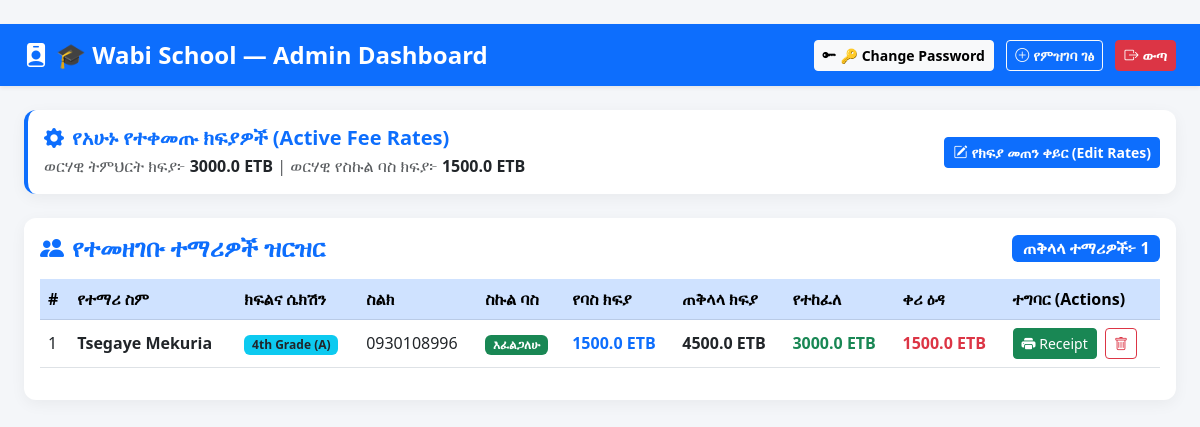
The page /admin (signed in) on the database its author committed.
### app.py (models this page shows)
class FeeSetting(db.Model):
    id = db.Column(db.Integer, primary_key=True)
    tuition_fee = db.Column(db.Float, default=3000.0)
    bus_fee = db.Column(db.Float, default=1500.0)

class Student(db.Model):
    id = db.Column(db.Integer, primary_key=True)
    full_name = db.Column(db.String(100), nullable=False)
    grade = db.Column(db.String(20), nullable=False)
    section = db.Column(db.String(10), default='A')
    phone = db.Column(db.String(20), nullable=True)
    bus_service = db.Column(db.String(50), default='አልፈልግም (No Bus)')
    bus_fee = db.Column(db.Float, default=0.0)
    tuition_fee = db.Column(db.Float, default=0.0)
    total_expected = db.Column(db.Float, default=0.0)
    amount_paid = db.Column(db.Float, default=0.0)
    balance_due = db.Column(db.Float, default=0.0)
    address = db.Column(db.String(200), nullable=True)
    payment_method = db.Column(db.String(50), nullable=True)
    ft_approval_no = db.Column(db.String(100), nullable=True)
    payment_type = db.Column(db.String(50), nullable=True)
    status = db.Column(db.String(20), default='Pending')
    date_registered = db.Column(db.String(50), default=lambda: datetime.now().strftime("%Y-%m-%d %H:%M:%S"))

### app.py (the view)
@app.route('/admin')
def admin_dashboard():
    if 'user_id' not in session:
        return redirect(url_for('login'))
    tuition, bus = get_fees()
    students = Student.query.order_by(Student.id.desc()).all()
    return render_template('admin.html', students=students, tuition_fee=tuition, bus_fee=bus)

### app.py (called while the page is built)
def get_fees():
    setting = db.session.get(FeeSetting, 1)
    if setting:
        return setting.tuition_fee, setting.bus_fee
    return 3000.0, 1500.0

### templates/admin.html (shortened to what this page needs)
<!DOCTYPE html>
<html lang="am">
<head>
  <link href="https://cdn.jsdelivr.net/npm/bootstrap@5.3.0/dist/css/bootstrap.min.css" rel="stylesheet">
  <link rel="stylesheet" href="https://cdn.jsdelivr.net/npm/bootstrap-icons@1.10.5/font/bootstrap-icons.css">
</head>
<body class="py-4">
  <nav class="navbar navbar-dark bg-primary mb-4 shadow-sm">
    <div class="container-fluid px-4">
      <span class="navbar-brand fw-bold fs-4"><i class="bi bi-person-badge-fill me-2"></i>🎓 Wabi School — Admin Dashboard</span>
      <div>
        <button class="btn btn-light btn-sm fw-bold me-2" data-bs-toggle="modal" data-bs-target="#changePwModal">
          <i class="bi bi-key-fill me-1"></i>🔑 Change Password
        </button>
        <a href="/" class="btn btn-outline-light btn-sm fw-bold me-2"><i class="bi bi-plus-circle me-1"></i>የምዝገባ ገፅ</a>
        <a href="/logout" class="btn btn-danger btn-sm fw-bold"><i class="bi bi-box-arrow-right me-1"></i>ውጣ</a>
      </div>
    </div>
  </nav>
  <div class="container-fluid px-4">
    <div class="row mb-4">
      <div class="col-md-12">
        <div class="card card-custom p-3 border-start border-primary border-4">
          <div class="d-flex justify-content-between align-items-center">
            <div>
              <h5 class="fw-bold text-primary mb-1"><i class="bi bi-gear-fill me-2"></i>የአሁኑ የተቀመጡ ክፍያዎች (Active Fee Rates)</h5>
              <p class="mb-0 text-muted">
                ወርሃዊ ትምህርት ክፍያ፦ <strong class="text-dark">{{ tuition_fee }} ETB</strong> |
                ወርሃዊ የስኩል ባስ ክፍያ፦ <strong class="text-dark">{{ bus_fee }} ETB</strong>
              </p>
            </div>
            <button class="btn btn-primary btn-sm fw-bold" data-bs-toggle="modal" data-bs-target="#editFeeModal">
              <i class="bi bi-pencil-square me-1"></i>የክፍያ መጠን ቀይር (Edit Rates)
            </button>
          </div>
        </div>
      </div>
    </div>
    <div class="card card-custom p-3">
      <div class="d-flex justify-content-between align-items-center mb-3">
        <h4 class="fw-bold text-primary mb-0"><i class="bi bi-people-fill me-2"></i>የተመዘገቡ ተማሪዎች ዝርዝር</h4>
        <span class="badge bg-primary fs-6">ጠቅላላ ተማሪዎች፦ {{ students|length }}</span>
      </div>
      <div class="table-responsive">
        <table class="table table-hover align-middle">
          <thead class="table-primary">
            <tr>
              <th>#</th>
              <th>የተማሪ ስም</th>
              <th>ክፍልና ሴክሽን</th>
              <th>ስልክ</th>
              <th>ስኩል ባስ</th>
              <th>የባስ ክፍያ</th>
              <th>ጠቅላላ ክፍያ</th>
              <th>የተከፈለ</th>
              <th>ቀሪ ዕዳ</th>
              <th>ተግባር (Actions)</th>
            </tr>
          </thead>
          <tbody>
            {% for student in students %}
            <tr>
              <td>{{ student.id }}</td>
              <td class="fw-bold">{{ student.full_name }}</td>
              <td><span class="badge bg-info text-dark">{{ student.grade }} ({{ student.section }})</span></td>
              <td>{{ student.phone }}</td>
              <td>
                {% if 'እፈልጋለሁ' in student.bus_service %}
                  <span class="badge bg-success">እፈልጋለሁ</span>
                {% else %}
                  <span class="badge bg-secondary">አልፈልግም</span>
                {% endif %}
              </td>
              <td class="fw-bold text-primary">{{ student.bus_fee }} ETB</td>
              <td class="fw-bold text-dark">{{ student.total_expected }} ETB</td>
              <td class="fw-bold text-success">{{ student.amount_paid }} ETB</td>
              <td class="fw-bold text-danger">{{ student.balance_due }} ETB</td>
              <td>
                <a href="/receipt/{{ student.id }}" target="_blank" class="btn btn-sm btn-success me-1" title="ደረሰኝ አትም">
                  <i class="bi bi-printer-fill"></i> Receipt
                </a>
                <a href="/delete_student/{{ student.id }}" class="btn btn-sm btn-outline-danger" onclick="return confirm('እርግጠኛ ነዎት ይህ ተማሪ ይጥፋ?')" title="አጥፋ">
                  <i class="bi bi-trash"></i>
                </a>
              </td>
            </tr>
            {% else %}
            <tr>
              <td colspan="10" class="text-center py-4 text-muted">ምንም የተመዘገበ ተማሪ የለም።</td>
            </tr>
            {% endfor %}
          </tbody>
        </table>
      </div>
    </div>
  </div>
</body>
</html>

### templates/admin.html (style rules this page uses)
body { background-color: #f4f6f9; font-family: 'Segoe UI', Tahoma, Geneva, Verdana, sans-serif; }
.card-custom { border-radius: 12px; border: none; box-shadow: 0 4px 15px rgba(0,0,0,0.05); }

### rows shown on the page
FeeSetting: tuition_fee "3000.0", bus_fee "1500.0"
Student: id "1", full_name "Tsegaye Mekuria", grade "4th Grade", section "A", phone "0930108996", bus_service "እፈልጋለሁ", bus_fee "1500.0", total_expected "4500.0", amount_paid "3000.0", balance_due "1500.0"

### other values the page prints
{{ students|length }} "1"
